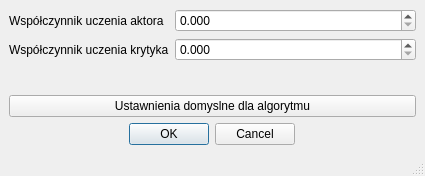
<?xml version="1.0" encoding="UTF-8"?>
<ui version="4.0">
 <class>MainWindow</class>
 <widget class="QMainWindow" name="MainWindow">
  <property name="geometry">
   <rect>
    <x>0</x>
    <y>0</y>
    <width>425</width>
    <height>176</height>
   </rect>
  </property>
  <property name="windowTitle">
   <string>A2C szczegóły</string>
  </property>
  <widget class="QWidget" name="centralwidget">
   <layout class="QVBoxLayout" name="verticalLayout">
    <item>
     <layout class="QFormLayout" name="formLayout">
      <item row="0" column="0">
       <widget class="QLabel" name="label_2">
        <property name="text">
         <string>Współczynnik uczenia aktora</string>
        </property>
       </widget>
      </item>
      <item row="0" column="1">
       <widget class="QDoubleSpinBox" name="actor_learning_rate_spin">
        <property name="decimals">
         <number>3</number>
        </property>
        <property name="minimum">
         <double>0.000000000000000</double>
        </property>
        <property name="maximum">
         <double>1.000000000000000</double>
        </property>
       </widget>
      </item>
      <item row="1" column="0">
       <widget class="QLabel" name="label">
        <property name="text">
         <string>Współczynnik uczenia krytyka</string>
        </property>
       </widget>
      </item>
      <item row="1" column="1">
       <widget class="QDoubleSpinBox" name="critic_learning_rate_spin">
        <property name="decimals">
         <number>3</number>
        </property>
        <property name="maximum">
         <double>1.000000000000000</double>
        </property>
        <property name="singleStep">
         <double>0.001000000000000</double>
        </property>
       </widget>
      </item>
     </layout>
    </item>
    <item>
     <widget class="QPushButton" name="default_settings_button">
      <property name="text">
       <string>Ustawnienia domyslne dla algorytmu</string>
      </property>
     </widget>
    </item>
    <item alignment="Qt::AlignHCenter">
     <widget class="QDialogButtonBox" name="buttonBox">
      <property name="standardButtons">
       <set>QDialogButtonBox::Cancel|QDialogButtonBox::Ok</set>
      </property>
     </widget>
    </item>
   </layout>
  </widget>
  <widget class="QStatusBar" name="statusbar"/>
 </widget>
 <resources/>
 <connections/>
</ui>
